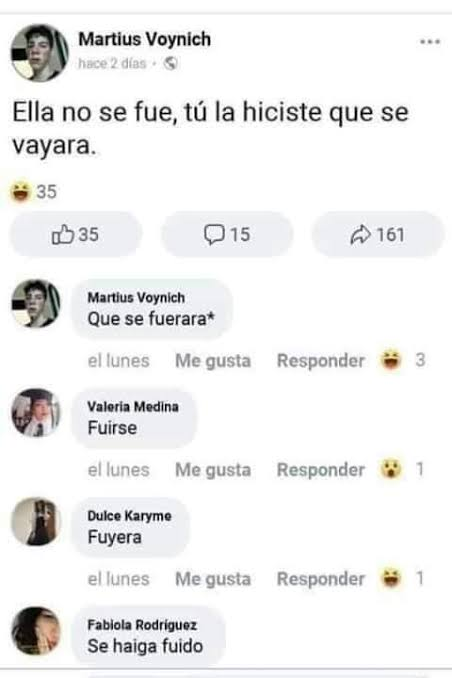
#> input picture Unidad1/Tarea1_4/Comentarios.jpg, 452 x 678 px
$ python -i 1_4_Alvarez_Martinez_Christian.py   (imports and definitions only)
#> lines starting #> are read from the running program, lines starting #| are printed output that depends on the picture; after the words box and inside, x2 and y2 are one past the last pixel; in counts of white or black regions, pixels touching at a corner belong together
#> further down, picture is the input picture: shape (678, 452, 3); mean B, G, R 239.1, 239.1, 239.3
import csv
import re
import shutil
from pathlib import Path

import cv2                              # Procesamiento de imagen
import numpy as np                      # Para cargar la imagen
import pytesseract                      # Conexión con Tesseract OCR
from matplotlib import pyplot as plt    # Para ver el resultado del procesado
from PIL import Image                   # pytesseract trabaja con imágenes PIL

# ----------------------------------------------------------------------------
# Configuración (lo que puedes modificar)
# ----------------------------------------------------------------------------

# Ruta del ejecutable de Tesseract en tu equipo
RUTA_TESSERACT = r"D:\Tesseract\tesseract.exe"

CARPETA = Path(__file__).resolve().parent
IMAGEN = CARPETA / "Comentarios.jpg"               # imagen a analizar (en la misma carpeta que el script)
NOMBRE_SALIDA = "1_4_Alvarez_Martinez_Christian"  # nombre de los archivos de salida

# Recorte de la zona a leer: (fila1, fila2, columna1, columna2). None = imagen entera.
RECORTE: tuple[int, int, int, int] | None = None
ESCALA = 3              # factor de ampliado (el OCR lee mejor el texto grande)
QUITAR_COLOR = False     # borra los colores vivos antes de leer; poner en False si la imagen es a todo color
SATURACION_MAXIMA = 90  # 0-255: lo que tenga más color que esto se borra (valor más bajo = borra más color)
USAR_UMBRAL = True      # pasa la imagen a blanco y negro; ponlo en False si la imagen sale peor
CONFIANZA_MINIMA = 50   # 0-100: se descartan las palabras que Tesseract lee con menos seguridad
IDIOMA = "eng"          # idioma del texto de la imagen ("spa" español, "eng" inglés...); debe estar instalado en Tesseract
MOSTRAR_IMAGENES = True # abre una ventana con el antes/después

pytesseract.pytesseract.tesseract_cmd = RUTA_TESSERACT  # type: ignore


# ----------------------------------------------------------------------------
# 1. Cargar imagen
# ----------------------------------------------------------------------------
# [12 lines left out: function cargar_imagen, not called in this run]


# ----------------------------------------------------------------------------
# 2. Preprocesado
# ----------------------------------------------------------------------------
def preprocesar(img: np.ndarray) -> np.ndarray:
    """Recorta, quita colores, pasa a gris, amplía y convierte a blanco y negro."""
    if RECORTE:
        f1, f2, c1, c2 = RECORTE
        img = img[f1:f2, c1:c2]                         # recorte: [filas, columnas]
    if QUITAR_COLOR:
        # Los colores vivos (rojo, verde...) tienen mucha saturación; el texto negro y el gris, muy poca
        saturacion = cv2.cvtColor(img, cv2.COLOR_BGR2HSV)[:, :, 1]
        img = img.copy()
        img[saturacion > SATURACION_MAXIMA] = 255       # lo coloreado pasa a blanco
    gris = cv2.cvtColor(img, cv2.COLOR_BGR2GRAY)        # escala de grises
    gris = cv2.resize(gris, None, fx=ESCALA, fy=ESCALA, interpolation=cv2.INTER_CUBIC)
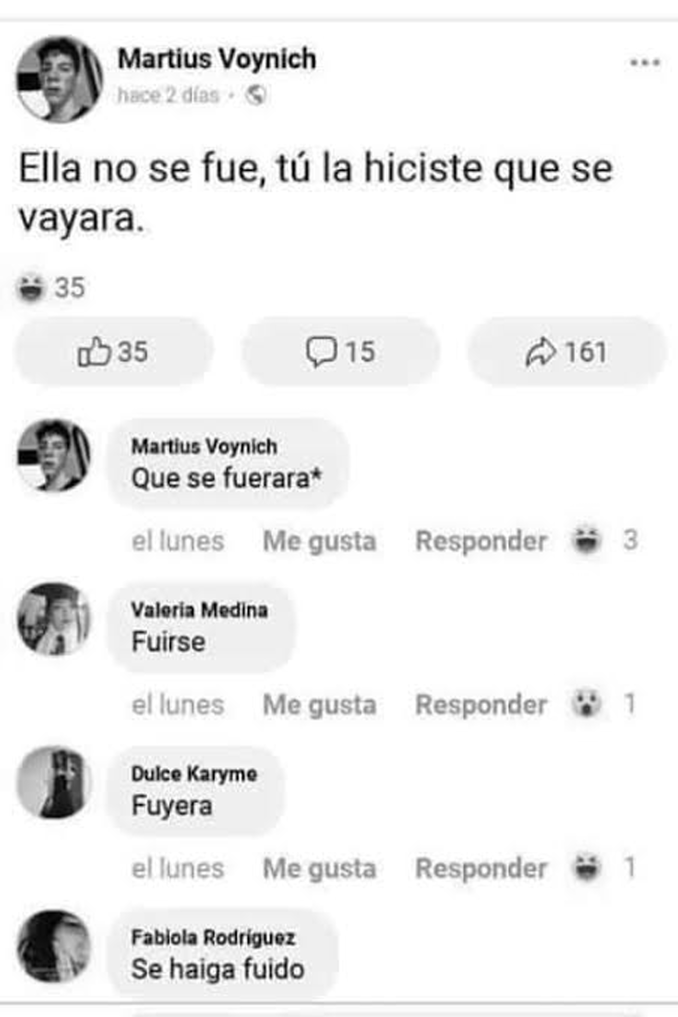
#> gris: shape (2034, 1356) (shown at 1/2 size); min 0, max 255, mean 239.2
    if USAR_UMBRAL:
        # Otsu elige solo el umbral: lo claro pasa a blanco y lo oscuro a negro
        _, gris = cv2.threshold(gris, 0, 255, cv2.THRESH_BINARY + cv2.THRESH_OTSU)
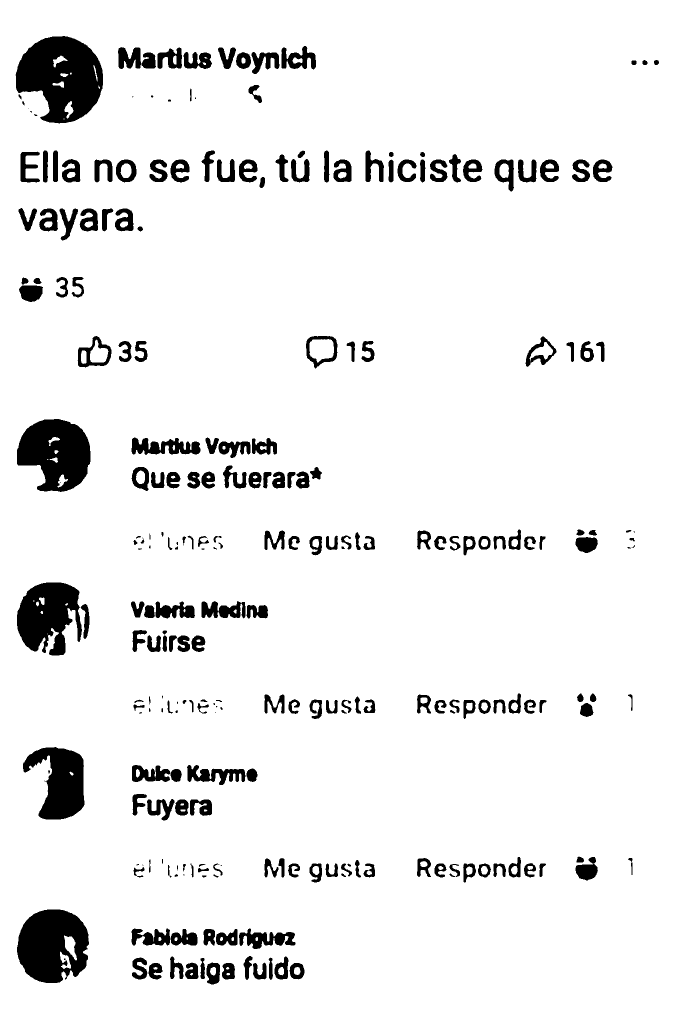
#> gris: shape (2034, 1356) (shown at 1/2 size); 92.9% white; 261 black regions (32 under 20 px), largest, box (x1, y1, x2, y2) and area: (31, 72, 206, 247) 20726, (34, 1819, 178, 1966) 15715, (34, 838, 181, 984) 15146
    return gris


# [100 lines left out: functions mostrar, reconocer, limpiar, guardar, main, not called in this run]


# [2 lines not run here, left out]

>>> import cv2
>>> picture = cv2.imread('Comentarios.jpg')
>>> result = preprocesar(picture)

$ run again, on Unidad1/Tarea1_4/Maquinas.jpg
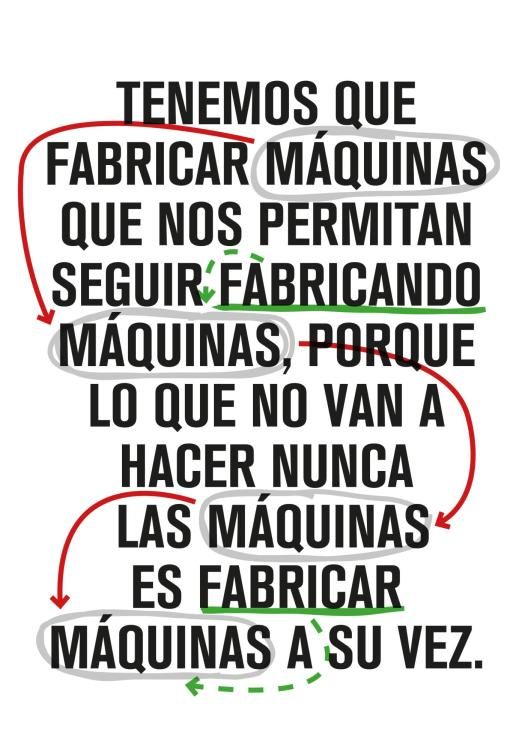
#> input picture Unidad1/Tarea1_4/Maquinas.jpg, 531 x 750 px
#> picture is the input picture: shape (750, 531, 3); mean B, G, R 199.4, 200.8, 201.7
#> in preprocesar, `gris = cv2.resize(gris, None, fx=ESCALA, fy=ESCALA, interpolation=cv2...`:
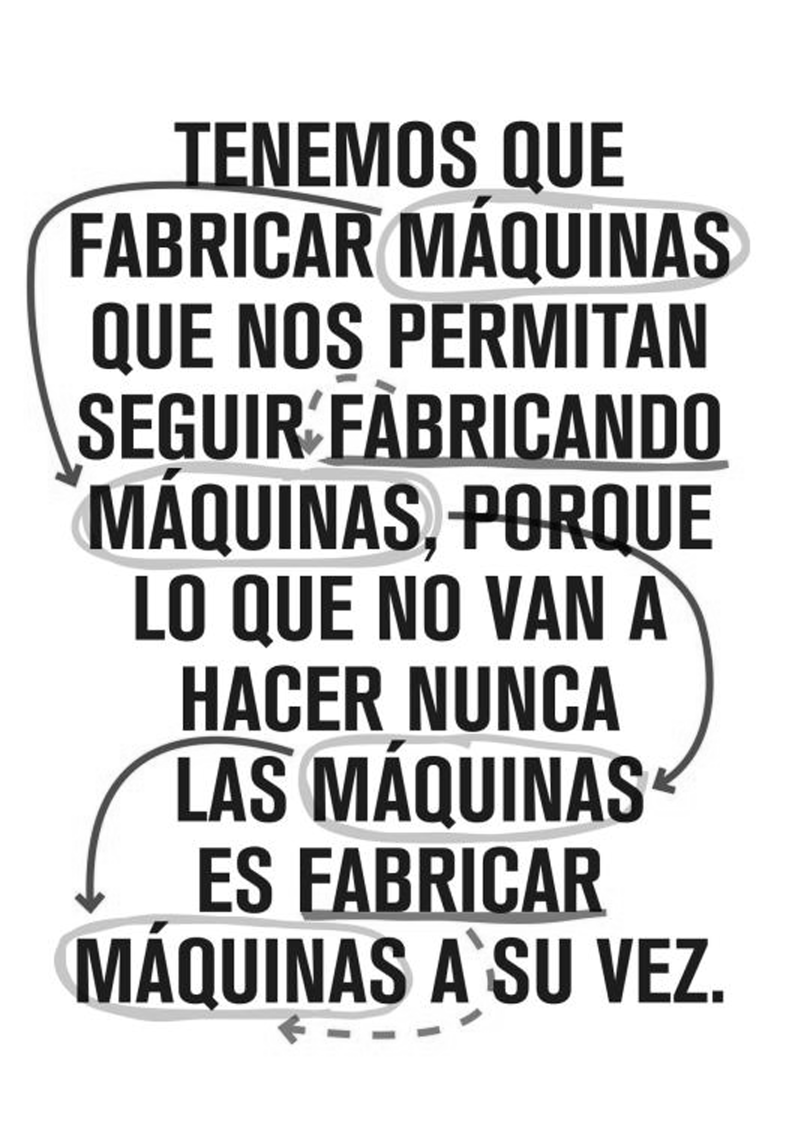
#> gris: shape (2250, 1593) (shown at 1/2 size); min 0, max 255, mean 200.7
#> in preprocesar, `_, gris = cv2.threshold(gris, 0, 255, cv2.THRESH_BINARY + cv2.THRESH_O..`:
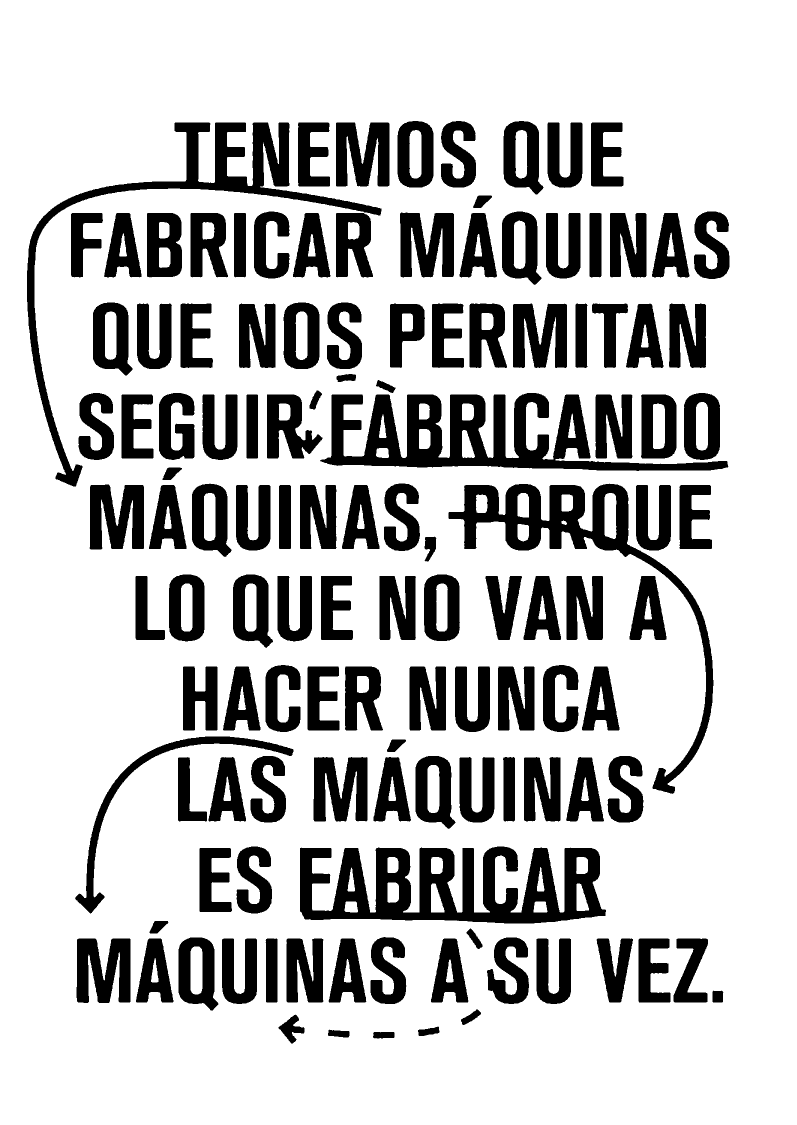
#> gris: shape (2250, 1593) (shown at 1/2 size); 76.5% white; 124 black regions, largest, box (x1, y1, x2, y2) and area: (600, 1693, 1212, 1847) 55410, (640, 786, 1457, 942) 51806, (897, 967, 1427, 1588) 37193
